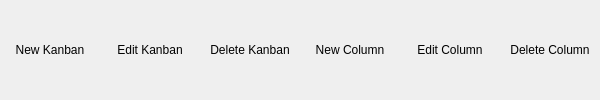
<?xml version="1.0" encoding="UTF-8"?>
<ui version="4.0">
 <class>KanbanButtonsView</class>
 <widget class="QWidget" name="KanbanButtonsView">
  <property name="geometry">
   <rect>
    <x>0</x>
    <y>0</y>
    <width>600</width>
    <height>100</height>
   </rect>
  </property>
  <property name="sizePolicy">
   <sizepolicy hsizetype="MinimumExpanding" vsizetype="MinimumExpanding">
    <horstretch>0</horstretch>
    <verstretch>0</verstretch>
   </sizepolicy>
  </property>
  <property name="windowTitle">
   <string>Form</string>
  </property>
  <layout class="QHBoxLayout" name="horizontalLayout" stretch="0,0,0,0,0,0">
   <property name="spacing">
    <number>0</number>
   </property>
   <property name="sizeConstraint">
    <enum>QLayout::SetNoConstraint</enum>
   </property>
   <property name="leftMargin">
    <number>0</number>
   </property>
   <property name="topMargin">
    <number>0</number>
   </property>
   <property name="rightMargin">
    <number>0</number>
   </property>
   <property name="bottomMargin">
    <number>0</number>
   </property>
   <item>
    <widget class="QToolButton" name="mButtonKanbanCreate">
     <property name="sizePolicy">
      <sizepolicy hsizetype="Fixed" vsizetype="Fixed">
       <horstretch>0</horstretch>
       <verstretch>0</verstretch>
      </sizepolicy>
     </property>
     <property name="minimumSize">
      <size>
       <width>100</width>
       <height>100</height>
      </size>
     </property>
     <property name="toolTip">
      <string>New Kanban [Ctr+K, Ctrl+N]</string>
     </property>
     <property name="styleSheet">
      <string notr="true"/>
     </property>
     <property name="text">
      <string>New Kanban</string>
     </property>
     <property name="icon">
      <iconset resource="../../Kanban/kanban.qrc">
       <normaloff>:/images/Light/button/add.png</normaloff>:/images/Light/button/add.png</iconset>
     </property>
     <property name="iconSize">
      <size>
       <width>50</width>
       <height>50</height>
      </size>
     </property>
     <property name="shortcut">
      <string>Ctrl+K, Ctrl+N</string>
     </property>
     <property name="toolButtonStyle">
      <enum>Qt::ToolButtonTextUnderIcon</enum>
     </property>
     <property name="autoRaise">
      <bool>true</bool>
     </property>
    </widget>
   </item>
   <item>
    <widget class="QToolButton" name="mButtonKanbanRename">
     <property name="sizePolicy">
      <sizepolicy hsizetype="Fixed" vsizetype="Fixed">
       <horstretch>0</horstretch>
       <verstretch>0</verstretch>
      </sizepolicy>
     </property>
     <property name="minimumSize">
      <size>
       <width>100</width>
       <height>100</height>
      </size>
     </property>
     <property name="toolTip">
      <string>Rename Kanban [Ctr+K, Ctrl+R]</string>
     </property>
     <property name="styleSheet">
      <string notr="true"/>
     </property>
     <property name="text">
      <string>Edit Kanban</string>
     </property>
     <property name="icon">
      <iconset resource="../../Kanban/kanban.qrc">
       <normaloff>:/images/Light/button/rename.png</normaloff>:/images/Light/button/rename.png</iconset>
     </property>
     <property name="iconSize">
      <size>
       <width>50</width>
       <height>50</height>
      </size>
     </property>
     <property name="shortcut">
      <string>Ctrl+K, Ctrl+R</string>
     </property>
     <property name="toolButtonStyle">
      <enum>Qt::ToolButtonTextUnderIcon</enum>
     </property>
     <property name="autoRaise">
      <bool>true</bool>
     </property>
    </widget>
   </item>
   <item>
    <widget class="QToolButton" name="mButtonKanbanDelete">
     <property name="sizePolicy">
      <sizepolicy hsizetype="Fixed" vsizetype="Fixed">
       <horstretch>0</horstretch>
       <verstretch>0</verstretch>
      </sizepolicy>
     </property>
     <property name="minimumSize">
      <size>
       <width>100</width>
       <height>100</height>
      </size>
     </property>
     <property name="toolTip">
      <string>Delete Kanaban [Ctr+K, Ctrl+D]</string>
     </property>
     <property name="styleSheet">
      <string notr="true"/>
     </property>
     <property name="text">
      <string>Delete Kanban</string>
     </property>
     <property name="icon">
      <iconset resource="../../Kanban/kanban.qrc">
       <normaloff>:/images/Light/button/delete.png</normaloff>:/images/Light/button/delete.png</iconset>
     </property>
     <property name="iconSize">
      <size>
       <width>50</width>
       <height>50</height>
      </size>
     </property>
     <property name="shortcut">
      <string>Ctrl+K, Ctrl+D</string>
     </property>
     <property name="toolButtonStyle">
      <enum>Qt::ToolButtonTextUnderIcon</enum>
     </property>
     <property name="autoRaise">
      <bool>true</bool>
     </property>
    </widget>
   </item>
   <item>
    <widget class="QToolButton" name="mButtonColumnCreate">
     <property name="sizePolicy">
      <sizepolicy hsizetype="Fixed" vsizetype="Fixed">
       <horstretch>0</horstretch>
       <verstretch>0</verstretch>
      </sizepolicy>
     </property>
     <property name="minimumSize">
      <size>
       <width>100</width>
       <height>100</height>
      </size>
     </property>
     <property name="toolTip">
      <string>New Column [Ctr+C, Ctrl+N]</string>
     </property>
     <property name="autoFillBackground">
      <bool>false</bool>
     </property>
     <property name="styleSheet">
      <string notr="true"/>
     </property>
     <property name="text">
      <string>New Column</string>
     </property>
     <property name="icon">
      <iconset resource="../../Kanban/kanban.qrc">
       <normaloff>:/images/Light/button/add.png</normaloff>:/images/Light/button/add.png</iconset>
     </property>
     <property name="iconSize">
      <size>
       <width>50</width>
       <height>50</height>
      </size>
     </property>
     <property name="shortcut">
      <string>Ctrl+C, Ctrl+N</string>
     </property>
     <property name="checkable">
      <bool>false</bool>
     </property>
     <property name="toolButtonStyle">
      <enum>Qt::ToolButtonTextUnderIcon</enum>
     </property>
     <property name="autoRaise">
      <bool>true</bool>
     </property>
    </widget>
   </item>
   <item>
    <widget class="QToolButton" name="mButtonColumnRename">
     <property name="sizePolicy">
      <sizepolicy hsizetype="Fixed" vsizetype="Fixed">
       <horstretch>0</horstretch>
       <verstretch>0</verstretch>
      </sizepolicy>
     </property>
     <property name="minimumSize">
      <size>
       <width>100</width>
       <height>100</height>
      </size>
     </property>
     <property name="toolTip">
      <string>Rename Column [Ctr+C, Ctrl+R]</string>
     </property>
     <property name="styleSheet">
      <string notr="true"/>
     </property>
     <property name="text">
      <string>Edit Column</string>
     </property>
     <property name="icon">
      <iconset resource="../../Kanban/kanban.qrc">
       <normaloff>:/images/Light/button/rename.png</normaloff>:/images/Light/button/rename.png</iconset>
     </property>
     <property name="iconSize">
      <size>
       <width>50</width>
       <height>50</height>
      </size>
     </property>
     <property name="shortcut">
      <string>Ctrl+C, Ctrl+R</string>
     </property>
     <property name="toolButtonStyle">
      <enum>Qt::ToolButtonTextUnderIcon</enum>
     </property>
     <property name="autoRaise">
      <bool>true</bool>
     </property>
    </widget>
   </item>
   <item>
    <widget class="QToolButton" name="mButtonColumnDelete">
     <property name="sizePolicy">
      <sizepolicy hsizetype="Fixed" vsizetype="Fixed">
       <horstretch>0</horstretch>
       <verstretch>0</verstretch>
      </sizepolicy>
     </property>
     <property name="minimumSize">
      <size>
       <width>100</width>
       <height>100</height>
      </size>
     </property>
     <property name="toolTip">
      <string>Delete Column [Ctr+C, Ctrl+D]</string>
     </property>
     <property name="styleSheet">
      <string notr="true"/>
     </property>
     <property name="text">
      <string>Delete Column</string>
     </property>
     <property name="icon">
      <iconset resource="../../Kanban/kanban.qrc">
       <normaloff>:/images/Light/button/delete.png</normaloff>:/images/Light/button/delete.png</iconset>
     </property>
     <property name="iconSize">
      <size>
       <width>50</width>
       <height>50</height>
      </size>
     </property>
     <property name="shortcut">
      <string>Ctrl+C, Ctrl+D</string>
     </property>
     <property name="toolButtonStyle">
      <enum>Qt::ToolButtonTextUnderIcon</enum>
     </property>
     <property name="autoRaise">
      <bool>true</bool>
     </property>
    </widget>
   </item>
  </layout>
 </widget>
 <resources>
  <include location="../../Kanban/kanban.qrc"/>
 </resources>
 <connections/>
</ui>
